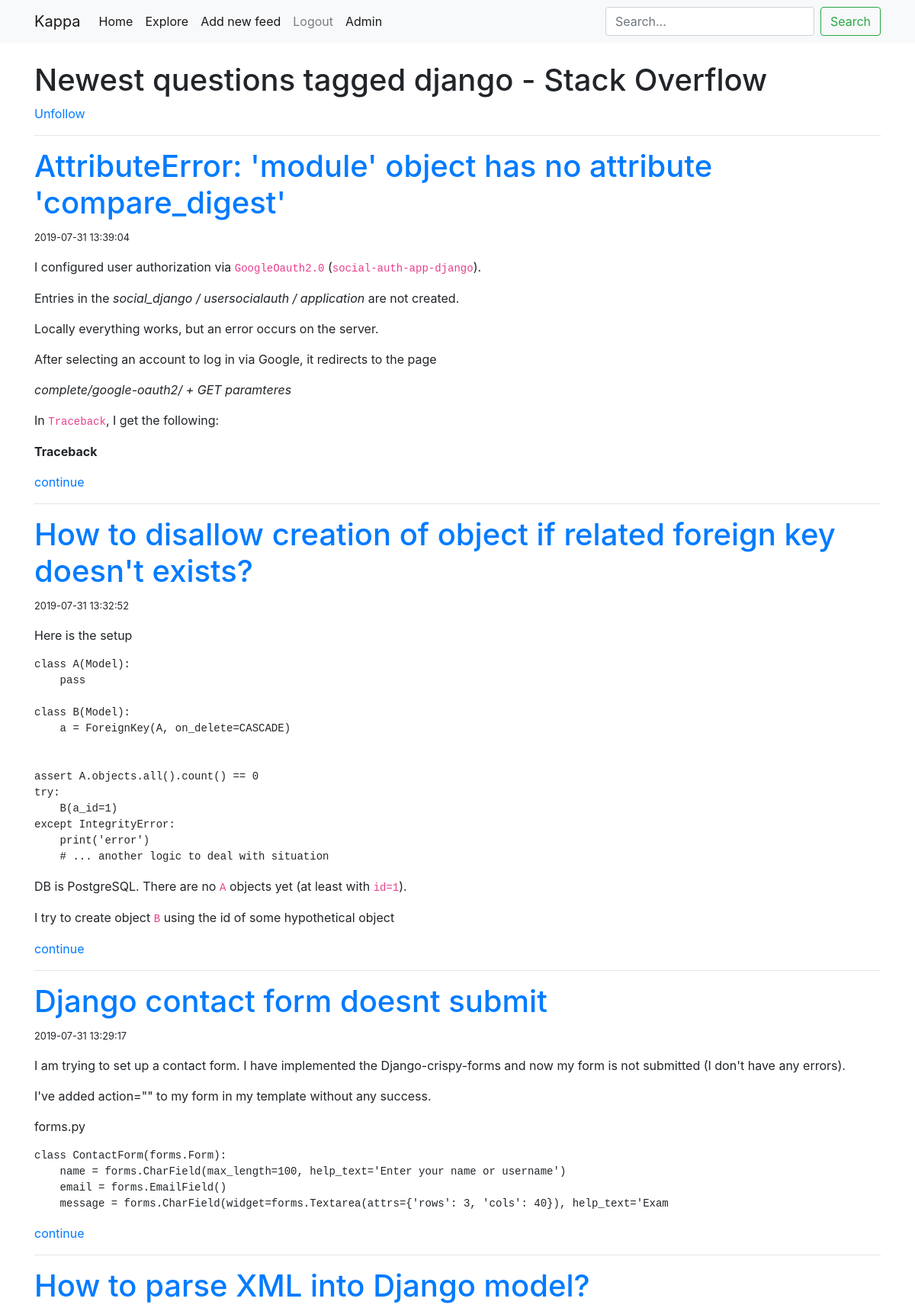
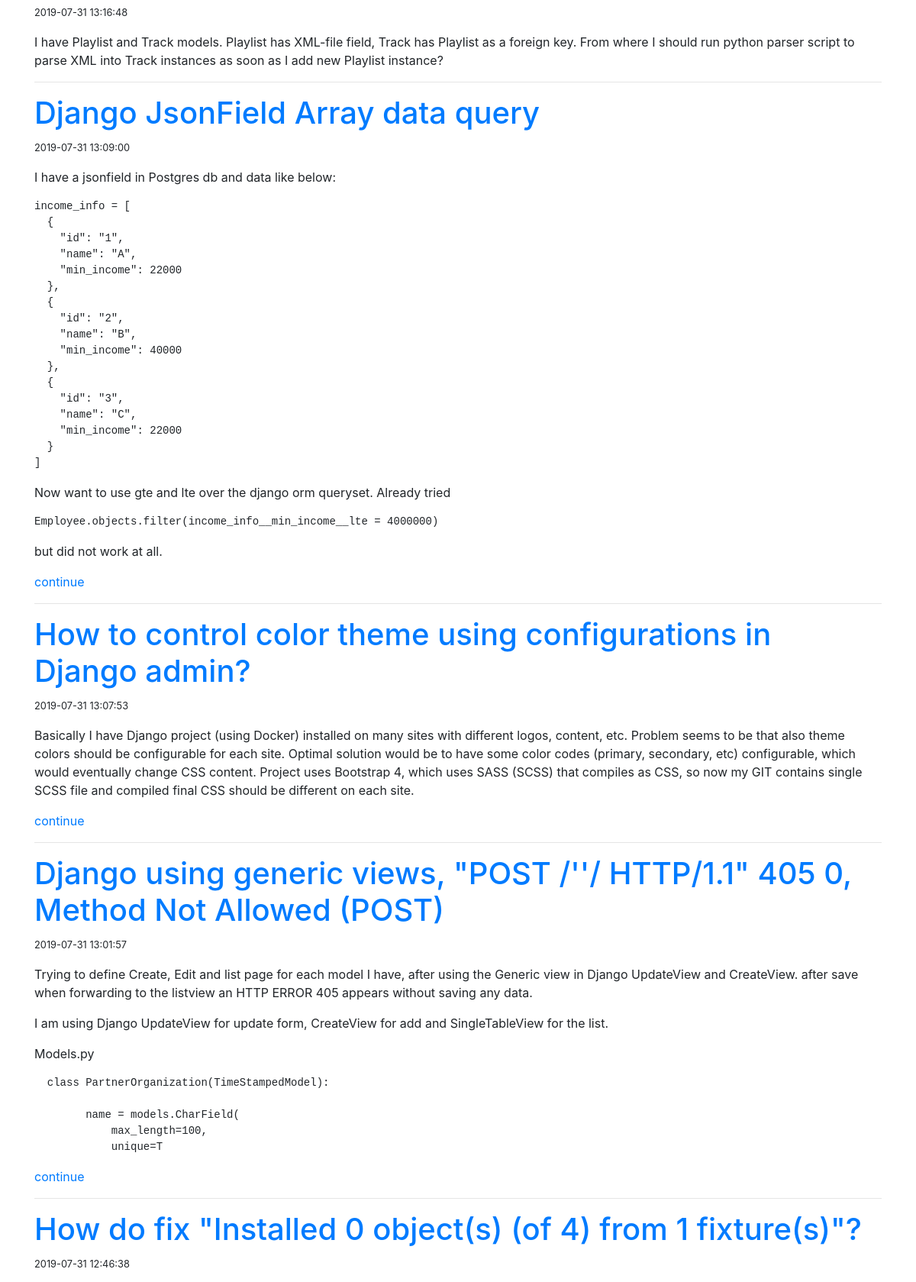
The page /feed/11 (signed in, upper part) on the database its author committed (2 pictures, top to bottom).
### rss_reader/models.py (models this page shows, shortened)
class User(db.Model, UserMixin):
    id = db.Column(db.Integer, primary_key=True)
    username = db.Column(db.String(64), index=True, unique=True)
    email = db.Column(db.String(128), index=True, unique=True)
    password_hash = db.Column(db.String(128))
    feeds = db.relationship(
        "RssFeed", secondary=feeds, lazy="dynamic", backref="followers"
    )
    def is_following(self, rss_feed):
        return rss_feed in self.feeds

class RssFeed(db.Model):
    __searchable__ = ["title"]
    title = db.Column(db.String(128))
    id = db.Column(db.Integer, primary_key=True)
    link = db.Column(db.String(128), unique=True)
    favicon = db.Column(db.String(128))
    posts = db.relationship("RssEntry", backref="feed_file", lazy="dynamic")

class RssEntry(db.Model):
    id = db.Column(db.Integer, primary_key=True)
    href = db.Column(
        db.String(128)
    )  # unique is not false to let multiple feed files have the same article
    feed_id = db.Column(db.ForeignKey("rss_feed.id"))
    title = db.Column(db.String(128))
    date = db.Column(db.DateTime, index=True)
    content = db.Column(db.String(1024))  # I will cut every entry

### rss_reader/routes.py (the view)
@app.route("/feed/<feed_id>")
@login_required
def feed(feed_id):
    feed = RssFeed.query.filter_by(id=feed_id).first_or_404()
    entries = feed.posts.order_by(RssEntry.date.desc())
    return render_template("feed.html", feeds=entries, title=feed.title, feed=feed)

### rss_reader/models.py (called while the page is built)
@login.user_loader
def load_user(id):
    return User.query.get(int(id))

### rss_reader/routes.py (called while the page is built)
@app.before_request
def before_request():
    pass

### rss_reader/templates/feed.html (shortened to what this page needs)
{% extends "base.html" %}
{% block content %}
<h1>{{title}}</h1>
{% if current_user.is_following(feed) %}
<a href="{{ url_for('unfollow', rss_feed=feed.id) }}">Unfollow</a>
{% else %}
<a href="{{ url_for('follow', rss_feed=feed.id) }}">Follow</a>
{% endif %}
{% for feed in feeds %}
<hr>
<h1><a href="{{feed.href}}">{{feed.title}}</a></h1>
<small>{{feed.date}}</small>
<p>{{feed.content|safe}}
  {% if feed.content|length > 500 %}
  <a href="{{feed.href}}"> continue</a>
  {% endif %}
</p>
{% endfor %}
{% endblock content %}

### rss_reader/templates/base.html (shortened to what this page needs)
<!doctype html>
<html lang="en">
  <head>
    <link rel="stylesheet" href="https://stackpath.bootstrapcdn.com/bootstrap/4.3.1/css/bootstrap.min.css">
    <link rel="stylesheet" href={{ url_for('static', filename='css/base.css') }}>
  </head>
  <body>
    <nav class="navbar navbar-expand-lg navbar-light bg-light">
      <div class="container">
        <a class="navbar-brand" href="#">{{current_user.username}}</a>
        <div class="collapse navbar-collapse" id="navbarSupportedContent">
          <ul class="navbar-nav mr-auto">
            <li class="nav-item active">
              <a class="nav-link" href="{{ url_for('index') }}">Home</a>
            </li>
            <li class="nav-item active">
              <a class="nav-link" href="{{ url_for('explore') }}">Explore</a>
            </li>
            {% if current_user.is_anonymous %}
            <li class="nav-item">
              <a class="nav-link" href="{{ url_for('login') }}">Login</a>
            </li>
            {% else %}
            <div class="nav-item active">
              <a class="nav-link" href="{{ url_for('add') }}">Add new feed</a>
            </div>
              <a class="nav-link" href="{{ url_for('logout') }}">Logout</a>
            {% endif %}
            {% if current_user.username == "Kappa" %}
            <div class="nav-item active">
              <a class="nav-link" href="{{ url_for('admin_feed_list') }}">Admin</a>
            </div>
            {% endif %}
          </ul>
          <form class="form-inline my-2 my-lg-0" method="get" action="{{ url_for('explore') }}">
            <input class="form-control mr-sm-2" type="search" placeholder="Search..." aria-label="Search" name="q">
            <button class="btn btn-outline-success my-2 my-sm-0" type="submit">Search</button>
          </form>
        </div>
      </div>
    </nav>
    <div class="container">
        {% block content %}{% endblock %}
    </div>
  </body>
</html>

### rss_reader/static/css/base.css (style rules this page uses)
.navbar { margin: 0px 0px 25px 0px; }

### rows shown on the page
User: username "Kappa"
RssFeed: title "Newest questions tagged django - Stack Overflow"
RssEntry: title "AttributeError: 'module' object has no attribute 'compare_digest'", date "2019-07-31 13:39:04", content "I configured user authorization via GoogleOauth2.0 ( social-auth-app-django ). Entries in the social_django / usersocialauth / application are not created. Locally everything works, but an error occurs on the server. After selecting an account to log in via Google, it redirects to the page complete/google-oauth2/ + GET paramteres In Traceback , I get the following: Traceback"
RssEntry: title "How to disallow creation of object if related foreign key doesn't exists?", date "2019-07-31 13:32:52", content "Here is the setup class A(Model): pass class B(Model): a = ForeignKey(A, on_delete=CASCADE) assert A.objects.all().count() == 0 try: B(a_id=1) except IntegrityError: print('error') # ... another logic to deal with situation DB is PostgreSQL. There are no A objects yet (at least with id=1 ). I try to create object B using the id of some hypothetical object"
RssEntry: title "Django contact form doesnt submit", date "2019-07-31 13:29:17", content "I am trying to set up a contact form. I have implemented the Django-crispy-forms and now my form is not submitted (I don't have any errors). I've added action=\"\" to my form in my template without any success. forms.py class ContactForm(forms.Form): name = forms.CharField(max_length=100, help_text='Enter your name or username') email = forms.EmailField() message = forms.CharField(widget=forms.Textarea(attrs={'rows': 3, 'cols': 40}), help_text='Exam"
RssEntry: title "How to parse XML into Django model?", date "2019-07-31 13:16:48", content "I have Playlist and Track models. Playlist has XML-file field, Track has Playlist as a foreign key. From where I should run python parser script to parse XML into Track instances as soon as I add new Playlist instance?"
RssEntry: title "Django JsonField Array data query", date "2019-07-31 13:09:00", content "I have a jsonfield in Postgres db and data like below: income_info = [ { \"id\": \"1\", \"name\": \"A\", \"min_income\": 22000 }, { \"id\": \"2\", \"name\": \"B\", \"min_income\": 40000 }, { \"id\": \"3\", \"name\": \"C\", \"min_income\": 22000 } ] Now want to use gte and lte over the django orm queryset. Already tried Employee.objects.filter(income_info__min_income__lte = 4000000) but did not work at all."
RssEntry: title "How to control color theme using configurations in Django admin?", date "2019-07-31 13:07:53", content "Basically I have Django project (using Docker) installed on many sites with different logos, content, etc. Problem seems to be that also theme colors should be configurable for each site. Optimal solution would be to have some color codes (primary, secondary, etc) configurable, which would eventually change CSS content. Project uses Bootstrap 4, which uses SASS (SCSS) that compiles as CSS, so now my GIT contains single SCSS file and compiled final CSS should be different on each site."
RssEntry: title "Django using generic views, \"POST /''/ HTTP/1.1\" 405 0, Method Not Allowed (POST)", date "2019-07-31 13:01:57", content "Trying to define Create, Edit and list page for each model I have, after using the Generic view in Django UpdateView and CreateView. after save when forwarding to the listview an HTTP ERROR 405 appears without saving any data. I am using Django UpdateView for update form, CreateView for add and SingleTableView for the list. Models.py class PartnerOrganization(TimeStampedModel): name = models.CharField( max_length=100, unique=T"
RssEntry: title "How do fix \"Installed 0 object(s) (of 4) from 1 fixture(s)\"?", date "2019-07-31 12:46:38"
